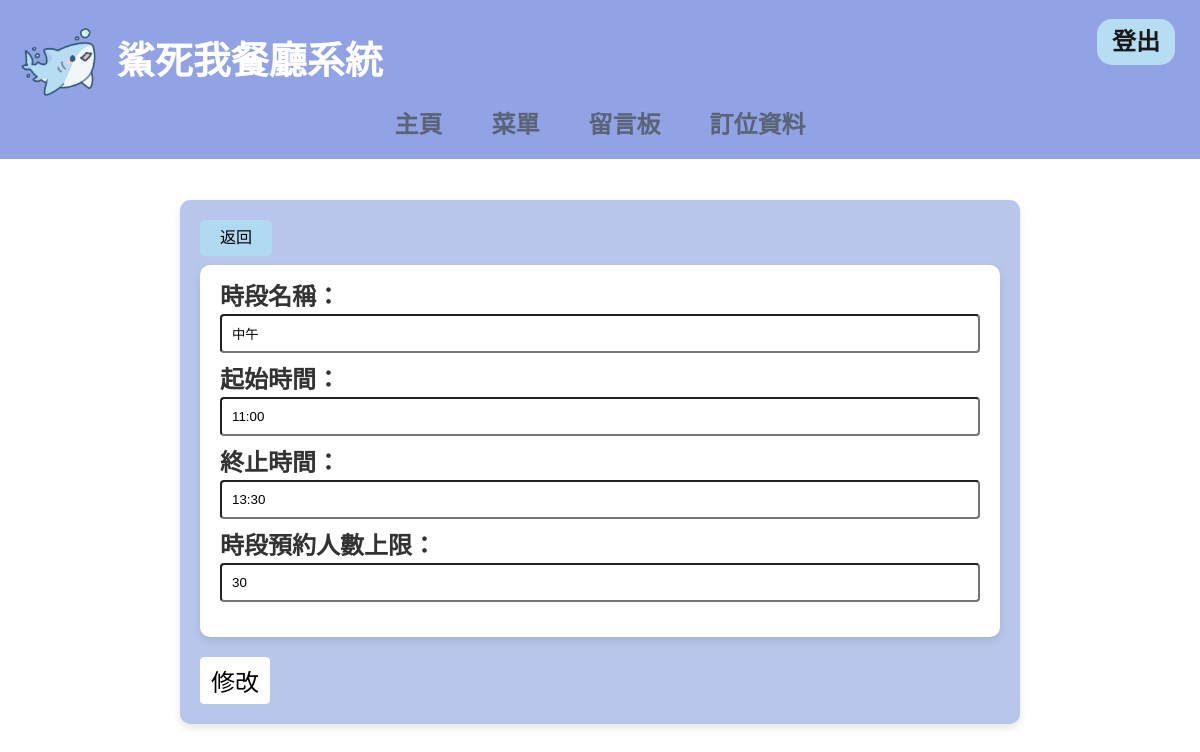
/timeModify/1 (signed in), run on the app's committed database.
### customer/models.py (models this page shows, shortened)
class Time(models.Model):
    name=models.CharField(max_length=50)
    timeStart=models.TimeField()
    timeEnd=models.TimeField()
    numberOfPeopleMax=models.IntegerField(default=100)

### shop/views.py (the view)
# urls.py: path('timeModify/<int:time_id>',timeModify, name='timeModify'), #時段管理
@login_required
def timeModify(request, time_id):
    if request.user.is_superuser and Time.objects.filter(id=time_id).exists():
        time=Time.objects.get(id=time_id)
        form = TimeForm(instance=time)
        if request.method == 'POST':
            form = TimeForm(request.POST, request.FILES, instance=time)
            if form.is_valid():
                form.save()
                msg = '更改成功'
        return render(request, 'timeModify.html', locals())
    return redirect('home')

### customer/forms.py
class TimeForm(forms.ModelForm):
    class Meta:
        model = Time
        fields = ['name', 'timeStart', 'timeEnd', 'numberOfPeopleMax']
        labels = {
            'name':'時段名稱',
            'timeStart':'起始時間',
            'timeEnd':'終止時間',
            'numberOfPeopleMax':'時段預約人數上限'
        }

### template/html/timeModify.html (shortened to what this page needs)
<html lang="en">
<head>
    <link rel="stylesheet" href="/static/CSS/menuModify.css">
</head>
<body>
    {% include 'header.html' %}
    <div class="acard1">
        <a class="btnBack1" href="/">返回</a>
        <form method="post" action="/timeModify/{{ time_id }}">
            <div class="things1">
                <div class="form-group">
                    {{ form.name.label_tag }}
                    {{ form.name }}
                </div>
                <div class="form-group">
                    {{ form.timeStart.label_tag }}
                    {{ form.timeStart }}
                </div>
                <div class="form-group">
                    {{ form.timeEnd.label_tag }}
                    {{ form.timeEnd }}
                </div>
                <div class="form-group">
                    {{ form.numberOfPeopleMax.label_tag }}
                    {{ form.numberOfPeopleMax }}
                </div>
            </div>
            <input type="submit" value="修改" class="btn">
        </form>
    </div>
</body>
</html>

### static/CSS/menuModify.css (style rules this page uses)
.btnBack1 { position: absolute; top: 20px; left: 0px; }

### static/CSS/header.css (style rules this page uses)
.head { width: 100%; }

### template/html/timeModify.html (style rules this page uses)
* { box-sizing: border-box; margin: 0; padding: 0; }
.acard1 { width: 70%; margin: 20px auto; padding: 20px; background-color: rgba(173, 189, 232, 0.85); border-radius: 10px; box-shadow: 0 4px 8px rgba(0, 0, 0, 0.1); position: relative; background-size: cover; background-repeat: no-repeat; margin-top: 200px; }
.things1 { width: 100%; flex: 1 1 calc(50% - 40px); box-sizing: border-box; padding: 20px; margin-top: 45px; margin-bottom: 20px; border-radius: 10px; box-shadow: 0 4px 8px rgba(0, 0, 0, 0.1); background-color: white; }
.form-group { margin-bottom: 15px; }
.form-group label { display: block; margin-bottom: 5px; }
.form-group input, .form-group textarea, .form-group select { width: 100%; padding: 10px; box-sizing: border-box; border-radius: 4px; }
.form-group label { color: #333; font-weight: bold; font-size: 24px }
.btn { display: block; border-radius: 4px; padding: 5px 10px; margin-top: 20pxs; border: 1px solid #ffffff; background-color: white; font-size: 24px; }
.btnBack1 { display: inline-block; padding: 10px 20px; background-color: #B0DAF2; color: #000; text-decoration: none; border-radius: 5px; margin-bottom: 20px; position: absolute; top: 20px; left: 20px; }

### data on the page
Time: name "中午", timeStart "11:00", timeEnd "13:30", numberOfPeopleMax "30"
